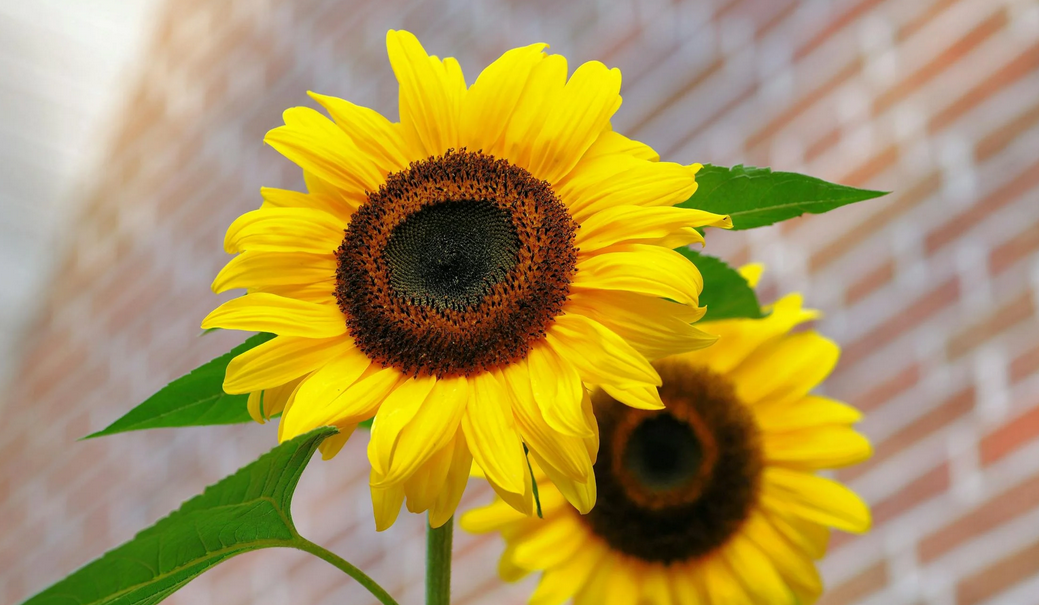
#> input picture images/sunflower.png, 1039 x 605 px
$ python assignment_9.py
#> lines starting #> are read from the running program, lines starting #| are printed output that depends on the picture
import numpy as np
import cv2
import matplotlib.pyplot as plt


def display_images(images, titles):
    plt.figure(figsize=(20, 20))
    n = len(images)
    for idx, (img, title) in enumerate(zip(images, titles)):
        plt.subplot(2, n, idx + 1)
        plt.imshow(img, cmap="gray")
        plt.title(title)
        plt.axis("off")

        plt.subplot(2, n, idx + 1 + n)
        plt.hist(img.ravel(), bins=256, range=(0, 256), color="black")
        plt.title(f"Histogram - {title}")
    plt.tight_layout()
    # plt.savefig("images/output/histogram_matching_figure.png")
    plt.show()


def histogram_matching_cdf(source, reference):
    src_hist, _ = np.histogram(source.flatten(), 256, [0, 256])
    ref_hist, _ = np.histogram(reference.flatten(), 256, [0, 256])

    src_pdf = src_hist / np.sum(src_hist)
    ref_pdf = ref_hist / np.sum(ref_hist)

    src_cdf = np.cumsum(src_pdf)
    ref_cdf = np.cumsum(ref_pdf)

    mapping = np.zeros(256, dtype=np.uint8)

    for src_intensity in range(256):
        diff = np.abs(ref_cdf - src_cdf[src_intensity])
        mapping[src_intensity] = np.argmin(diff)

    matched = mapping[source]

    return matched


def histogram_matching_interpolation(source, reference):
    src_hist, _ = np.histogram(source.flatten(), 256, [0, 256])
    ref_hist, _ = np.histogram(reference.flatten(), 256, [0, 256])

    src_pdf = src_hist / np.sum(src_hist)
    ref_pdf = ref_hist / np.sum(ref_hist)

    src_cdf = np.cumsum(src_pdf)
    ref_cdf = np.cumsum(ref_pdf)

    src_values = np.arange(256)
    ref_values = np.arange(256)

    interp_values = np.interp(src_cdf, ref_cdf, ref_values)

    matched = interp_values[source].astype(np.uint8)

    return matched


def adjust_contrast(img, level="normal"):
    img = img.astype(np.float32)
    if level == "low":
        img = img * 0.5 + 64
    elif level == "high":
        img = (img - 128) * 2 + 128
    return np.clip(img, 0, 255).astype(np.uint8)


def hist_corr(im1, im2):
    h1, _ = np.histogram(im1.flatten(), 256, [0, 256])
    h2, _ = np.histogram(im2.flatten(), 256, [0, 256])
    return np.corrcoef(h1, h2)[0, 1]


image = cv2.imread("../images/sunflower.png", cv2.IMREAD_GRAYSCALE)
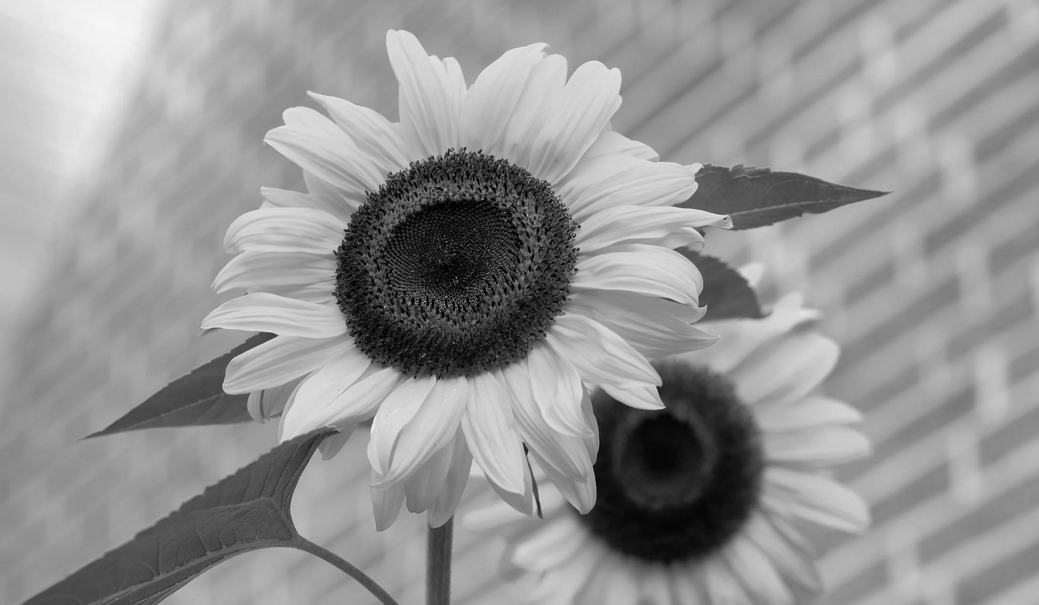
#> image: shape (605, 1039); min 0, max 247, mean 148.7

src_low = adjust_contrast(image, "low")
#> in adjust_contrast, `img = img * 0.5 + 64`:
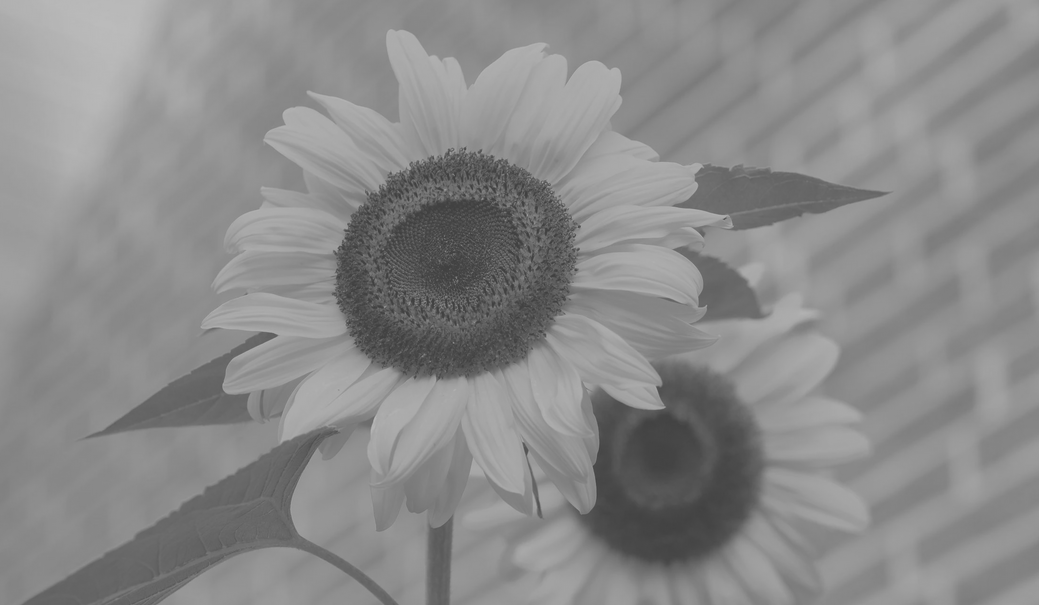
#> img: shape (605, 1039) float32; min 64, max 187.5, mean 138.3
ref_high = adjust_contrast(image, "high")
#> call 2 of adjust_contrast, with level = 'high'
#> in adjust_contrast (call 2), `return np.clip(img, 0, 255).astype(np.uint8)`:
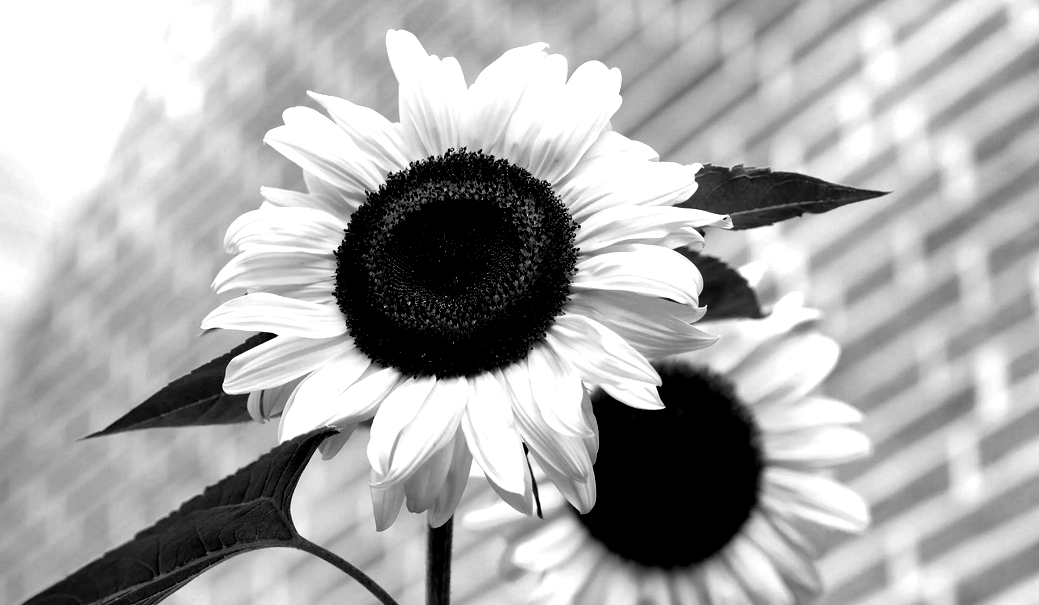
#> returned value: shape (605, 1039); min 0, max 255, mean 170.2

res_cdf = histogram_matching_cdf(src_low, ref_high)
#> in histogram_matching_cdf, `src_hist, _ = np.histogram(source.flatten(), 256, [0, 256])`: src_hist = 256 values, max 19732 at index 140, min 0 at index 0, mean 2455.4
#> in histogram_matching_cdf, `ref_hist, _ = np.histogram(reference.flatten(), 256, [0, 256])`: ref_hist = 256 values, max 94717 at index 255, min 0 at index 1, mean 2455.4
#> in histogram_matching_cdf, `src_pdf = src_hist / np.sum(src_hist)`: src_pdf = 256 values, max 0.0314 at index 140, min 0 at index 0, mean 0.00391
#> in histogram_matching_cdf, `ref_pdf = ref_hist / np.sum(ref_hist)`: ref_pdf = 256 values, max 0.151 at index 255, min 0 at index 1, mean 0.00391
#> in histogram_matching_cdf, `src_cdf = np.cumsum(src_pdf)`: src_cdf = 256 values from 0 to 1
#> in histogram_matching_cdf, `ref_cdf = np.cumsum(ref_pdf)`: ref_cdf = 256 values from 0.0894 to 1
#> after the loop in histogram_matching_cdf, `for src_intensity in range(256):`: mapping = 256 values from 0 to 255
res_spec = histogram_matching_interpolation(src_low, ref_high)
#> in histogram_matching_interpolation, `src_cdf = np.cumsum(src_pdf)`: src_cdf = 256 values from 0 to 1
#> in histogram_matching_interpolation, `ref_cdf = np.cumsum(ref_pdf)`: ref_cdf = 256 values from 0.0894 to 1
#> in histogram_matching_interpolation, `interp_values = np.interp(src_cdf, ref_cdf, ref_values)`: interp_values = 256 values from 0 to 255

display_images(
    [src_low, ref_high, res_cdf, res_spec],
    ["Source (Low)", "Reference (High)", "Matched (CDF)", "Matched (Spec)"],
)
#> in display_images, `n = len(images)`: n = 4
#> the loop in display_images, `for idx, (img, title) in enumerate(zip(images, titles)):` made 4 passes
#> title on passes 1 to 4: 'Source (Low)', 'Reference (High)', 'Matched (CDF)', 'Matched (Spec)'
#> in display_images, `plt.show()`:
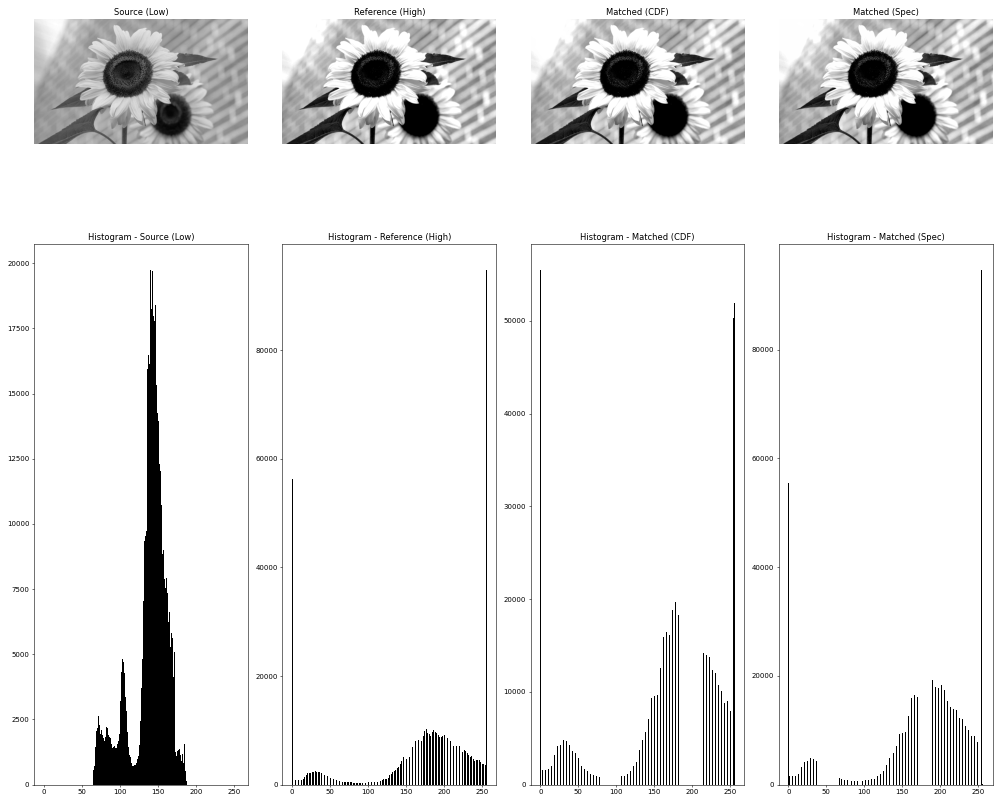
#> figure drawn by matplotlib, 8 panels; panel 2: tallest bar 19732 high, from x = 140 to 141; panel 4: tallest bar 94717 high, from x = 255 to 256; panel 6: tallest bar 55468 high, from x = 0 to 1; panel 8: tallest bar 94591 high, from x = 254 to 255

print(f"Histogram Correlation - CDF:  {hist_corr(ref_high, res_cdf):.4f}")
#> in hist_corr, `h1, _ = np.histogram(im1.flatten(), 256, [0, 256])`: h1 has the same summary as ref_hist in histogram_matching_cdf
#> in hist_corr, `h2, _ = np.histogram(im2.flatten(), 256, [0, 256])`: h2 = 256 values, max 55468 at index 0, min 0 at index 1, mean 2455.4
#| Histogram Correlation - CDF:  0.7339
print(f"Histogram Correlation - Spec: {hist_corr(ref_high, res_spec):.4f}")
#| Histogram Correlation - Spec: 0.2202
